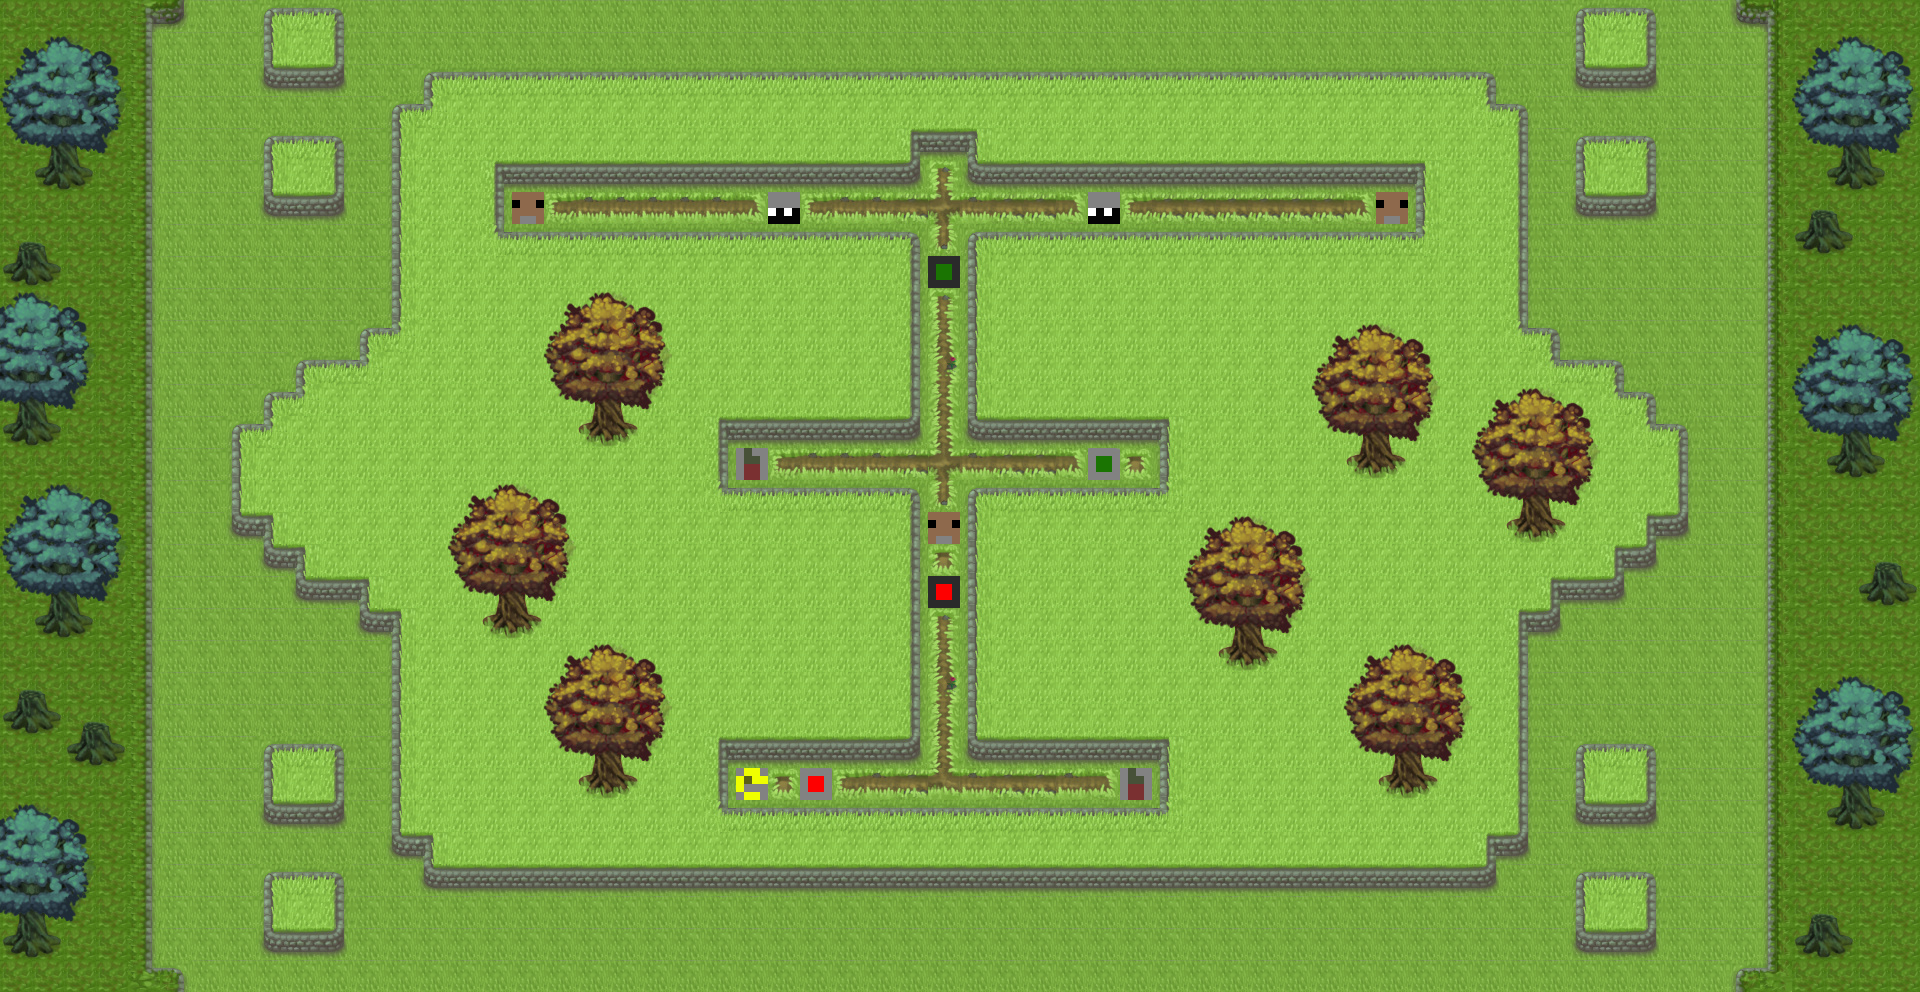

This game map was drawn from its Tiled (.tmx) file and the tilesets committed beside it. A one-line description and the trimmed map source follow:
An orthogonal 60x31 tile map with 32x32 px tiles, 2 tile layers (background, THE_ONE_LAYER).

<map version="1.0" orientation="orthogonal" width="60" height="31" tilewidth="32" tileheight="32">
 <tileset firstgid="1" name="tilemap_garden" tilewidth="32" tileheight="32">
  <image source="../Textures/tilemap_garden.png" width="960" height="960" />
 </tileset>
 <layer name="background" width="60" height="31">
  <data>[1860 cells, 1 non-empty, 1 distinct tile ids]</data>
 </layer>
 <layer name="THE_ONE_LAYER" width="60" height="31">
  <data>[1860 cells, 1860 non-empty, 88 distinct tile ids]</data>
 </layer>
 <objectgroup name="collision" width="60" height="31" />
 <objectgroup name="object" width="60" height="31" />
</map>